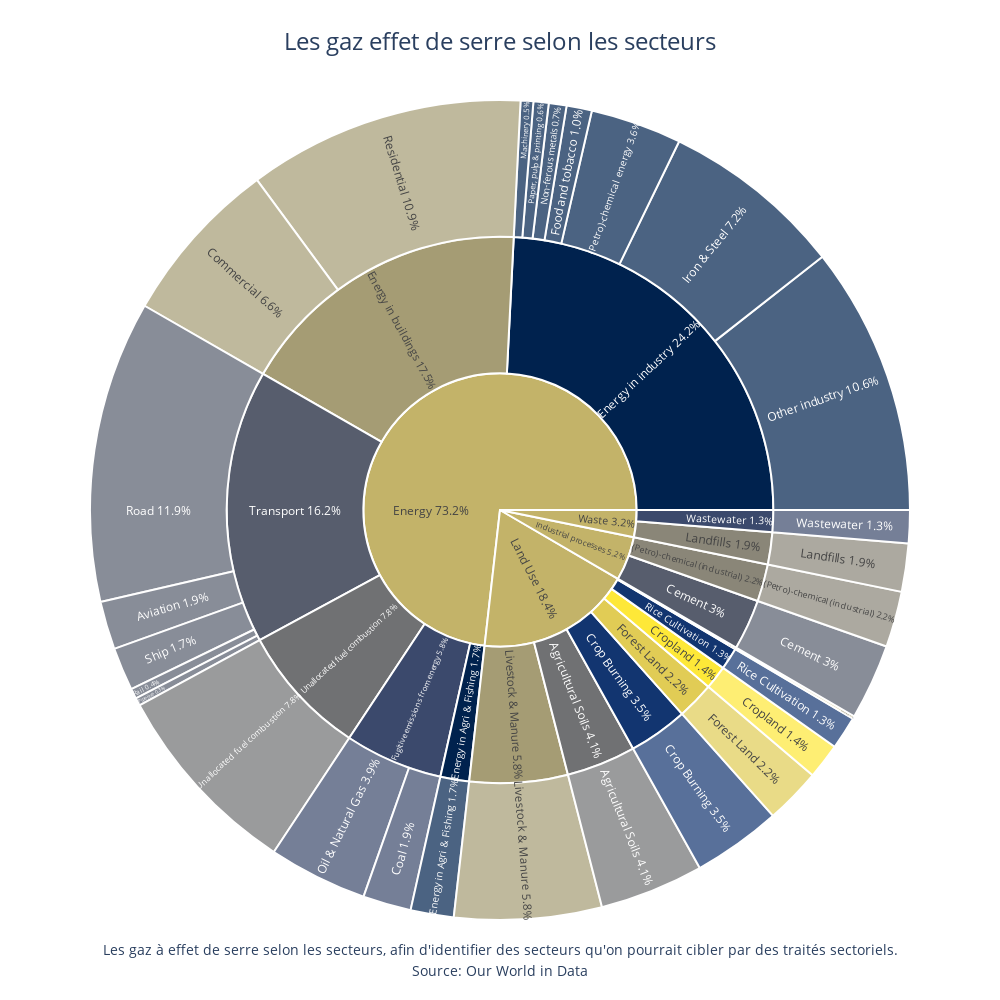

The code cell stored with this chart in its notebook:
### Code cell
# Sunburst chart
fig_sunburst = px.sunburst(
    data.dropna(subset=['Breakdown_with_percentage']),
    path=['Sector', 'Sub-sector', 'Breakdown_with_percentage'],
    values='Share of global greenhouse gas emissions (%)',
    color='Sub-sector',  # Color by the sub-sectors
    color_discrete_sequence=px.colors.sequential.Cividis,  # Use the 'Plotly' color scale
    title='Les gaz effet de serre selon les secteurs'
)

# Layout & dimensions
fig_sunburst.update_layout(
    width=1000,
    height=1000,
    title_x=0.5,  # Centralize the chart title
    title_font=dict(size=24)  # Increase the size of the title
)

# Describtion
annotations = [
    dict(
        text="Les gaz à effet de serre selon les secteurs, afin d'identifier des secteurs qu'on pourrait cibler par des traités sectoriels.",
        x=0.5,
        y=-0.05,
        showarrow=False,
        font=dict(size=14)
    )
]

#Make annotations
annotations.append(
    dict(
        text="Source: Our World in Data",
        x=0.5,
        y=-0.075,
        showarrow=False,
        font=dict(size=14)
    )
)
# add them
fig_sunburst.update_layout(annotations=annotations)

# addtitional borders
fig_sunburst.update_traces(
    insidetextorientation='radial',
    marker=dict(line=dict(color='white', width=2))
)

fig_sunburst.show()

### Figure 1 — Plotly figure (JSON) as saved in the notebook; plotly's stock layout.template omitted (floating-point values rounded to 4 significant figures)
{"data": [{"branchvalues": "total", "customdata": [["Energy in industry 24.2%"], ["Rice Cultivation 1.3%"], ["Fugitive emissions from energy 5.8%"], ["Transport 16.2%"], ["Unallocated fuel combustion 7.8%"], ["Landfills 1.9%"], ["Fugitive emissions from energy 5.8%"], ["Energy in buildings 17.5%"], ["Energy in industry 24.2%"], ["Grassland 0.1%"], ["Forest Land 2.2%"], ["Cropland 1.4%"], ["Energy in Agri & Fishing 1.7%"], ["Crop Burning 3.5%"], ["Energy in industry 24.2%"], ["Transport 16.2%"], ["Energy in industry 24.2%"], ["Energy in industry 24.2%"], ["Wastewater 1.3%"], ["Energy in industry 24.2%"], ["Transport 16.2%"], ["Energy in buildings 17.5%"], ["Cement 3%"], ["Transport 16.2%"], ["Agricultural Soils 4.1%"], ["Energy in industry 24.2%"], ["(Petro)-chemical (industrial) 2.2%"], ["Livestock & Manure 5.8%"], ["Transport 16.2%"], ["(Petro)-chemical (industrial) 2.2%"], ["Agricultural Soils 4.1%"], ["Cement 3%"], ["Crop Burning 3.5%"], ["Cropland 1.4%"], ["Energy in Agri & Fishing 1.7%"], ["Energy in buildings 17.5%"], ["Energy in industry 24.2%"], ["Forest Land 2.2%"], ["Fugitive emissions from energy 5.8%"], ["Grassland 0.1%"], ["Landfills 1.9%"], ["Livestock & Manure 5.8%"], ["Rice Cultivation 1.3%"], ["Transport 16.2%"], ["Unallocated fuel combustion 7.8%"], ["Wastewater 1.3%"], ["(?)"], ["(?)"], ["(?)"], ["(?)"]], "domain": {"x": [0, 1], "y": [0, 1]}, "hovertemplate": "labels=%{label}<br>Share of global greenhouse gas emissions (%)=%{value}<br>parent=%{parent}<br>id=%{id}<br>Sub-sector=%{customdata[0]}<extra></extra>", "ids": ["Energy 73.2%/Energy in industry 24.2%/Other industry 10.6%", "Land Use 18.4%/Rice Cultivation 1.3%/Rice Cultivation 1.3%", "Energy 73.2%/Fugitive emissions from energy 5.8%/Oil & Natural Gas 3.9%", "Energy 73.2%/Transport 16.2%/Road 11.9%", "Energy 73.2%/Unallocated fuel combustion 7.8%/Unallocated fuel combustion 7.8%", "Waste 3.2%/Landfills 1.9%/Landfills 1.9%", "Energy 73.2%/Fugitive emissions from energy 5.8%/Coal 1.9%", "Energy 73.2%/Energy in buildings 17.5%/Commercial 6.6%", "Energy 73.2%/Energy in industry 24.2%/Iron & Steel 7.2%", "Land Use 18.4%/Grassland 0.1%/Grassland 0.1%", "Land Use 18.4%/Forest Land 2.2%/Forest Land 2.2%", "Land Use 18.4%/Cropland 1.4%/Cropland 1.4%", "Energy 73.2%/Energy in Agri & Fishing 1.7%/Energy in Agri & Fishing 1.7%", "Land Use 18.4%/Crop Burning 3.5%/Crop Burning 3.5%", "Energy 73.2%/Energy in industry 24.2%/Food and tobacco 1.0%", "Energy 73.2%/Transport 16.2%/Ship 1.7%", "Energy 73.2%/Energy in industry 24.2%/Machinery 0.5%", "Energy 73.2%/Energy in industry 24.2%/Non-ferous metals 0.7%", "Waste 3.2%/Wastewater 1.3%/Wastewater 1.3%", "Energy 73.2%/Energy in industry 24.2%/Paper, pulp & printing 0.6%", "Energy 73.2%/Transport 16.2%/Rail 0.4%", "Energy 73.2%/Energy in buildings 17.5%/Residential 10.9%", "Industrial processes 5.2%/Cement 3%/Cement 3%", "Energy 73.2%/Transport 16.2%/Aviation 1.9%", "Land Use 18.4%/Agricultural Soils 4.1%/Agricultural Soils 4.1%", "Energy 73.2%/Energy in industry 24.2%/(Petro)-chemical energy 3.6%", "Industrial processes 5.2%/(Petro)-chemical (industrial) 2.2%/(Petro)-chemical (industrial) 2.2%", "Land Use 18.4%/Livestock & Manure 5.8%/Livestock & Manure 5.8%", "Energy 73.2%/Transport 16.2%/Pipeline 0.3%", "Industrial processes 5.2%/(Petro)-chemical (industrial) 2.2%", "Land Use 18.4%/Agricultural Soils 4.1%", "Industrial processes 5.2%/Cement 3%", "Land Use 18.4%/Crop Burning 3.5%", "Land Use 18.4%/Cropland 1.4%", "Energy 73.2%/Energy in Agri & Fishing 1.7%", "Energy 73.2%/Energy in buildings 17.5%", "Energy 73.2%/Energy in industry 24.2%", "Land Use 18.4%/Forest Land 2.2%", "Energy 73.2%/Fugitive emissions from energy 5.8%", "Land Use 18.4%/Grassland 0.1%", "Waste 3.2%/Landfills 1.9%", "Land Use 18.4%/Livestock & Manure 5.8%", "Land Use 18.4%/Rice Cultivation 1.3%", "Energy 73.2%/Transport 16.2%", "Energy 73.2%/Unallocated fuel combustion 7.8%", "Waste 3.2%/Wastewater 1.3%", "Energy 73.2%", "Industrial processes 5.2%", "Land Use 18.4%", "Waste 3.2%"], "insidetextorientation": "radial", "labels": ["Other industry 10.6%", "Rice Cultivation 1.3%", "Oil & Natural Gas 3.9%", "Road 11.9%", "Unallocated fuel combustion 7.8%", "Landfills 1.9%", "Coal 1.9%", "Commercial 6.6%", "Iron & Steel 7.2%", "Grassland 0.1%", "Forest Land 2.2%", "Cropland 1.4%", "Energy in Agri & Fishing 1.7%", "Crop Burning 3.5%", "Food and tobacco 1.0%", "Ship 1.7%", "Machinery 0.5%", "Non-ferous metals 0.7%", "Wastewater 1.3%", "Paper, pulp & printing 0.6%", "Rail 0.4%", "Residential 10.9%", "Cement 3%", "Aviation 1.9%", "Agricultural Soils 4.1%", "(Petro)-chemical energy 3.6%", "(Petro)-chemical (industrial) 2.2%", "Livestock & Manure 5.8%", "Pipeline 0.3%", "(Petro)-chemical (industrial) 2.2%", "Agricultural Soils 4.1%", "Cement 3%", "Crop Burning 3.5%", "Cropland 1.4%", "Energy in Agri & Fishing 1.7%", "Energy in buildings 17.5%", "Energy in industry 24.2%", "Forest Land 2.2%", "Fugitive emissions from energy 5.8%", "Grassland 0.1%", "Landfills 1.9%", "Livestock & Manure 5.8%", "Rice Cultivation 1.3%", "Transport 16.2%", "Unallocated fuel combustion 7.8%", "Wastewater 1.3%", "Energy 73.2%", "Industrial processes 5.2%", "Land Use 18.4%", "Waste 3.2%"], "marker": {"colors": ["#00224e", "#123570", "#3b496c", "#575d6d", "#707173", "#8a8678", "#3b496c", "#a59c74", "#00224e", "#c3b369", "#e1cc55", "#fee838", "#00224e", "#123570", "#00224e", "#575d6d", "#00224e", "#00224e", "#3b496c", "#00224e", "#575d6d", "#a59c74", "#575d6d", "#575d6d", "#707173", "#00224e", "#8a8678", "#a59c74", "#575d6d", "#8a8678", "#707173", "#575d6d", "#123570", "#fee838", "#00224e", "#a59c74", "#00224e", "#e1cc55", "#3b496c", "#c3b369", "#8a8678", "#a59c74", "#123570", "#575d6d", "#707173", "#3b496c", "#c3b369", "#c3b369", "#c3b369", "#c3b369"], "line": {"color": "white", "width": 2}}, "name": "", "parents": ["Energy 73.2%/Energy in industry 24.2%", "Land Use 18.4%/Rice Cultivation 1.3%", "Energy 73.2%/Fugitive emissions from energy 5.8%", "Energy 73.2%/Transport 16.2%", "Energy 73.2%/Unallocated fuel combustion 7.8%", "Waste 3.2%/Landfills 1.9%", "Energy 73.2%/Fugitive emissions from energy 5.8%", "Energy 73.2%/Energy in buildings 17.5%", "Energy 73.2%/Energy in industry 24.2%", "Land Use 18.4%/Grassland 0.1%", "Land Use 18.4%/Forest Land 2.2%", "Land Use 18.4%/Cropland 1.4%", "Energy 73.2%/Energy in Agri & Fishing 1.7%", "Land Use 18.4%/Crop Burning 3.5%", "Energy 73.2%/Energy in industry 24.2%", "Energy 73.2%/Transport 16.2%", "Energy 73.2%/Energy in industry 24.2%", "Energy 73.2%/Energy in industry 24.2%", "Waste 3.2%/Wastewater 1.3%", "Energy 73.2%/Energy in industry 24.2%", "Energy 73.2%/Transport 16.2%", "Energy 73.2%/Energy in buildings 17.5%", "Industrial processes 5.2%/Cement 3%", "Energy 73.2%/Transport 16.2%", "Land Use 18.4%/Agricultural Soils 4.1%", "Energy 73.2%/Energy in industry 24.2%", "Industrial processes 5.2%/(Petro)-chemical (industrial) 2.2%", "Land Use 18.4%/Livestock & Manure 5.8%", "Energy 73.2%/Transport 16.2%", "Industrial processes 5.2%", "Land Use 18.4%", "Industrial processes 5.2%", "Land Use 18.4%", "Land Use 18.4%", "Energy 73.2%", "Energy 73.2%", "Energy 73.2%", "Land Use 18.4%", "Energy 73.2%", "Land Use 18.4%", "Waste 3.2%", "Land Use 18.4%", "Land Use 18.4%", "Energy 73.2%", "Energy 73.2%", "Waste 3.2%", "", "", "", ""], "type": "sunburst", "values": [10.6, 1.3, 3.9, 11.9, 7.8, 1.9, 1.9, 6.6, 7.2, 0.1, 2.2, 1.4, 1.7, 3.5, 1, 1.7, 0.5, 0.7, 1.3, 0.6, 0.4, 10.9, 3, 1.9, 4.1, 3.6, 2.2, 5.8, 0.3, 2.2, 4.1, 3, 3.5, 1.4, 1.7, 17.5, 24.2, 2.2, 5.8, 0.1, 1.9, 5.8, 1.3, 16.2, 7.8, 1.3, 73.2, 5.2, 18.4, 3.2]}], "layout": {"annotations": [{"font": {"size": 14}, "showarrow": false, "text": "Les gaz à effet de serre selon les secteurs, afin d'identifier des secteurs qu'on pourrait cibler par des traités sectoriels.", "x": 0.5, "y": -0.05}, {"font": {"size": 14}, "showarrow": false, "text": "Source: Our World in Data", "x": 0.5, "y": -0.075}], "height": 1000, "legend": {"tracegroupgap": 0}, "sunburstcolorway": ["#00224e", "#123570", "#3b496c", "#575d6d", "#707173", "#8a8678", "#a59c74", "#c3b369", "#e1cc55", "#fee838"], "title": {"font": {"size": 24}, "text": "Les gaz effet de serre selon les secteurs", "x": 0.5}, "width": 1000}}
